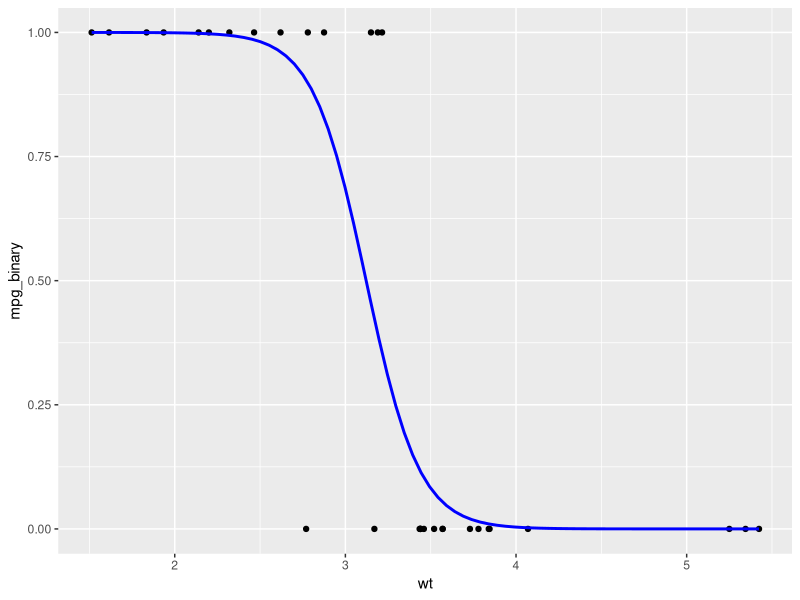
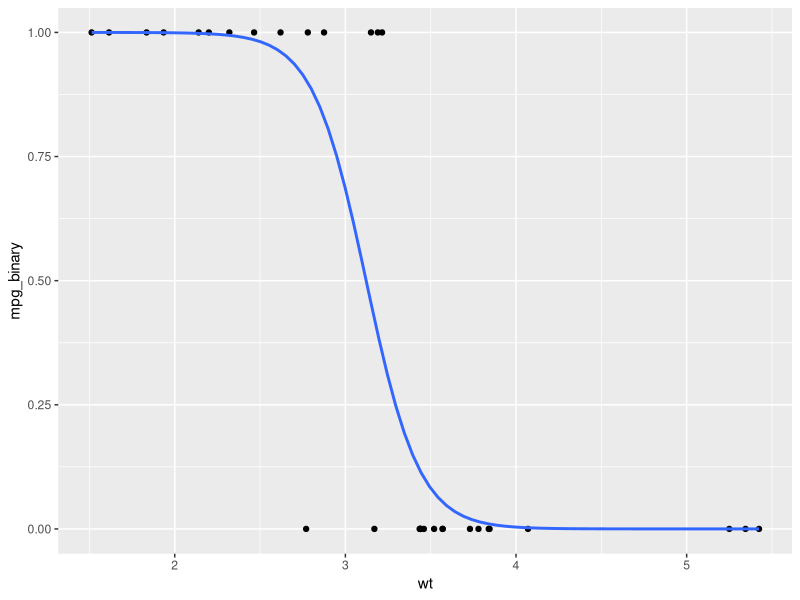

Write R code to recreate these figures, in order.
data(mtcars) 
mtcars$mpg_binary <- ifelse(mtcars$mpg > 20, 1, 0) 
model <- glm(mpg_binary ~ wt + hp, data = mtcars, family = binomial) 
summary(model) 
predictions <- predict(model, type = "response") 
predicted_class <- ifelse(predictions > 0.5, 1, 0) 
table(predicted_class, mtcars$mpg_binary) 
library(ggplot2) 
ggplot(mtcars, aes(x = wt, y = mpg_binary)) +  geom_point() +  
          stat_smooth(method = "glm", method.args = list(family = "binomial"), se = FALSE, color = "blue") 

#way 2 
data(mtcars)
mtcars$mpg_binary <-as.integer(mtcars$mpg > 20)
model <- glm(mpg_binary~wt+hp ,data = mtcars , family = binomial)
summary(model)
table(predict(model , type = "response") > 0.5 , mtcars$mpg_binary)
library(ggplot2)
ggplot(mtcars , aes(wt,mpg_binary))+geom_point()+geom_smooth(method = "glm" , method.args=list(family="binomial"),se=FALSE)
